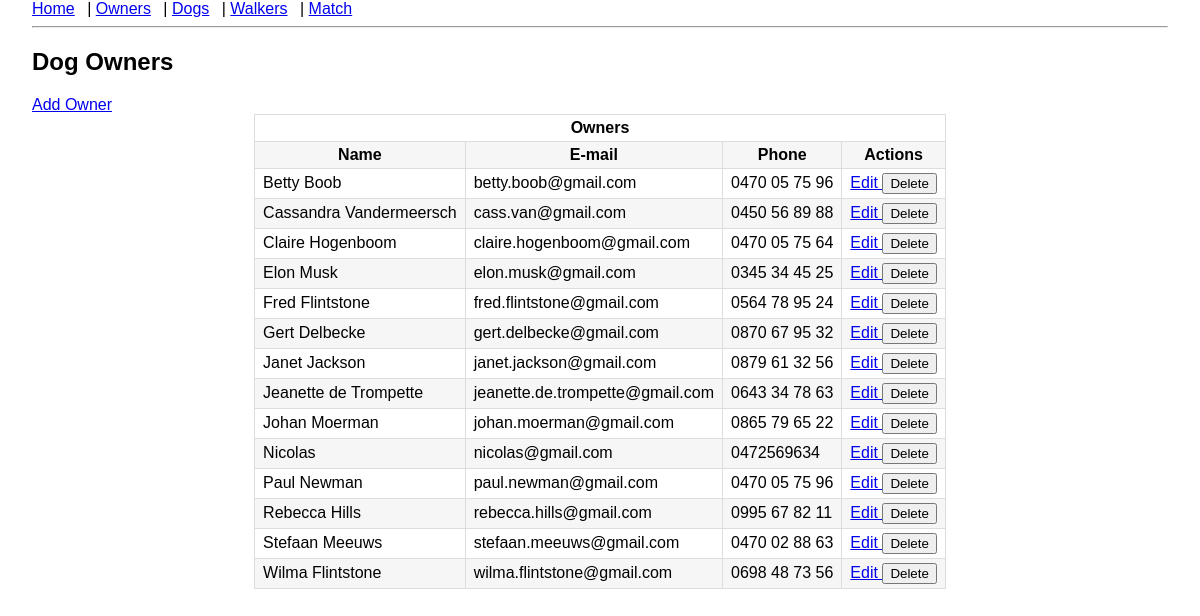
/owners, run on the app's committed database.
### models.py (models this page shows)
class DogOwner(db.Model):
    id = db.Column(db.Integer, primary_key=True)
    name = db.Column(db.String(100), nullable=False)
    email = db.Column(db.String(120))
    phone = db.Column(db.String(40))
    dogs = db.relationship("Dog", backref="owner", cascade="all, delete-orphan")

### app.py (the view)
@app.route("/owners")
def owners():
    owners = DogOwner.query.order_by(DogOwner.name.asc()).all()
    table_name = DogOwner.__tablename__
    return render_template("owners.html", owners=owners)

### templates/owners.html
{% extends "layout.html" %}
{% block content %}
<h2>Dog Owners</h2>
<a href="{{ url_for('add_owner') }}">Add Owner</a>
<table class="table table-striped table-centered">
    <thead>
    <tr>
        <th colspan="4">Owners</th>
    </tr>
    <tr>
        <th>Name</th>
        <th>E-mail</th>
        <th>Phone</th>
        <th>Actions</th>
    </tr>
    </thead>
    <tbody>
    {% for o in owners %}
    <tr>
        <td>{{ o.name }}</td>
        <td>{{ o.email }}</td>
        <td>{{ o.phone }}</td>
        <td>
            <a href="{{ url_for('edit_owner', owner_id=o.id) }}">
                Edit
            </a>
            <form action="{{ url_for('delete_owner', owner_id=o.id) }}" method="post" style="display:inline;">
                <button type="submit" onclick="return confirm('Are you sure you want to delete this owner?');">
                    Delete
                </button>
            </form>
        </td>
    </tr>
    {% endfor %}
    </tbody>
</table>
{% endblock %}

### static/style.css (style rules this page uses)
body { font-family: Arial, sans-serif; margin: 0 2rem; }
table { border-collapse: collapse; width: auto; margin: 0 auto; }
th, td { border: 1px solid #ddd; padding: 4px 8px; }
tr:nth-child(even) { background: #f6f6f6; }

### static/css/custom.css (style rules this page uses)
.table-centered { margin: 0 auto; width: auto; }
.table-centered th, .table-centered td { white-space: nowrap; }

### data on the page
DogOwner: name "Betty Boob", email "betty.boob@gmail.com", phone "0470 05 75 96"
DogOwner: name "Cassandra Vandermeersch", email "cass.van@gmail.com", phone "0450 56 89 88"
DogOwner: name "Claire Hogenboom", email "claire.hogenboom@gmail.com", phone "0470 05 75 64"
DogOwner: name "Elon Musk", email "elon.musk@gmail.com", phone "0345 34 45 25"
DogOwner: name "Fred Flintstone", email "fred.flintstone@gmail.com", phone "0564 78 95 24"
DogOwner: name "Gert Delbecke", email "gert.delbecke@gmail.com", phone "0870 67 95 32"
DogOwner: name "Janet Jackson", email "janet.jackson@gmail.com", phone "0879 61 32 56"
DogOwner: name "Jeanette de Trompette", email "jeanette.de.trompette@gmail.com", phone "0643 34 78 63"
DogOwner: name "Johan Moerman", email "johan.moerman@gmail.com", phone "0865 79 65 22"
DogOwner: name "Nicolas", email "nicolas@gmail.com", phone "0472569634"
DogOwner: name "Paul Newman", email "paul.newman@gmail.com", phone "0470 05 75 96"
DogOwner: name "Rebecca Hills", email "rebecca.hills@gmail.com", phone "0995 67 82 11"
DogOwner: name "Stefaan Meeuws", email "stefaan.meeuws@gmail.com", phone "0470 02 88 63"
DogOwner: name "Wilma Flintstone", email "wilma.flintstone@gmail.com", phone "0698 48 73 56"
